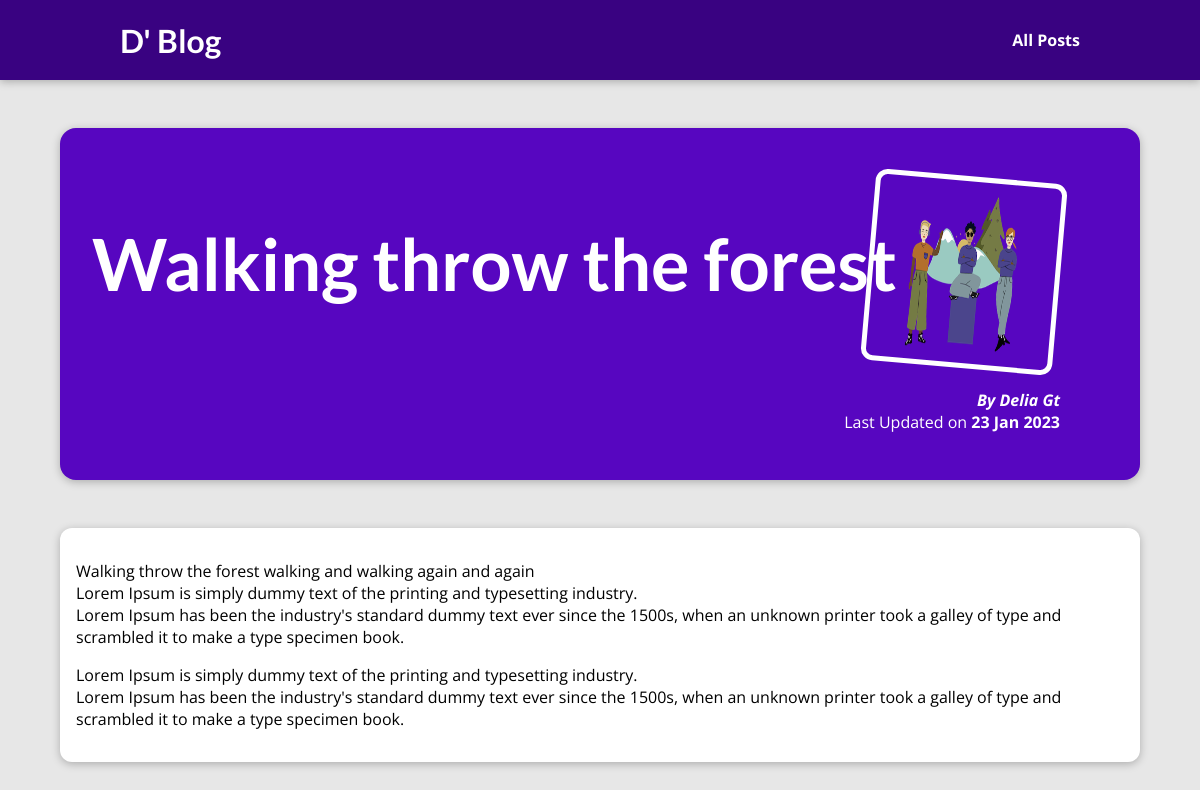
The app's page /posts/walking-throw-forest with its own data.
### blog/models.py (models this page shows)
class Post(models.Model):
    title = models.CharField(max_length=100)
    excerpt = models.CharField(max_length=300) # TextField
    image_name= models.CharField(max_length=100) # ImageField , ImageField.height_field, ImageField.width_field
    date = models.DateField(auto_now=True)
    slug = models.SlugField(unique=True, db_index=True)
    content = models.TextField(validators=[MinLengthValidator(10)])
    author = models.ForeignKey(Author, on_delete=models.SET_NULL, null=True, related_name="posts")
    tag = models.ManyToManyField(Tag)

class Author(models.Model):
    first_name = models.CharField(max_length=50)
    last_name = models.CharField(max_length=80)
    email = models.EmailField(max_length=100)
    def full_name(self):
        return f"{self.first_name} {self.last_name}"
    def __str__(self):
        return self.full_name()

### blog/views.py (the view)
# urls.py: path("posts/<slug:slug>", views.post_detail, name="post-detail-page") # /post/my-first-post
def post_detail(request, slug):
    identified_post =get_object_or_404(Post, slug=slug)
    return render(request, "blog/post-detail.html", {"post": identified_post})

### blog/templates/blog/post-detail.html (shortened to what this page needs)
{% extends "base.html" %}
{% load static %}
{% block css_files %}
    <link rel="stylesheet" href="{% static "blog/detail-post.css" %}" />
{% endblock %}
{% block content %}
    <section id="summary">
        <h2>{{ post.title }}</h2>
        <article>
            <img src="{% static "blog/images/"|add:post.image_name %}" alt="{{ post.title }}" />
            <address>By {{ post.author|title }}</address>
            <div>
                Last Updated on <time>{{ post.date|date:"d M Y" }}</time>
            </div>
        </article>
    </section>
    <main>
        <p>
         {{ post.content|linebreaks }}
        </p>
    </main>
{% endblock %}

### static/app.css (style rules this page uses)
* { box-sizing: border-box; }
html { font-family: 'Open Sans', 'Lato', sans-serif; }
body { margin: 0; }
h1, h2, h3 { font-family: 'Lato', sans-serif; font-weight: bold; }

### blog/static/blog/detail-post.css (style rules this page uses)
body { background-color: #e7e7e7; }
#summary { margin: 8rem auto 3rem auto; padding: 2rem; width: 90%; max-width: 90rem; border-radius: 16px; background-color: #5706c0; position: relative; box-shadow: 0 2px 8px rgba(0, 0, 0, 0.25); height: 22rem; }
#summary h2 { color: white; font-size: 4.5rem; }
#summary article { position: absolute; top: 2rem; right: 3rem; padding: 1rem 2rem; border-radius: 12px; text-align: right; color: white; }
#summary article img { width: 12rem; height: 12rem; border-radius: 12px; transform: rotateZ(5deg); border: 5px solid white; margin-bottom: 1rem; }
#summary address { font-weight: bold; }
#summary time { font-weight: bold; }
main { width: 90%; max-width: 90rem; margin: 3rem auto; background-color: white; padding: 1rem; border-radius: 12px; box-shadow: 0 2px 8px rgba(0, 0, 0, 0.25); }

### records on screen
Post: title "Walking throw the forest", image_name (picture), author "Delia Gt", date "23 Jan 2023", content "Walking throw the forest walking and walking again and again Lorem Ipsum is simply dummy text of the printing and typesetting industry. Lorem Ipsum has been the industry's standard dummy text ever since the 1500s, when an unknown printer took a galley of type and scrambled it to make a type specimen book. Lorem Ipsum is simply dummy text of the printing and typesetting industry. Lorem Ipsum has been the industry's standard dummy text ever since the 1500s, when an unknown printer took a galley of type and scrambled it to make a type specimen book."
